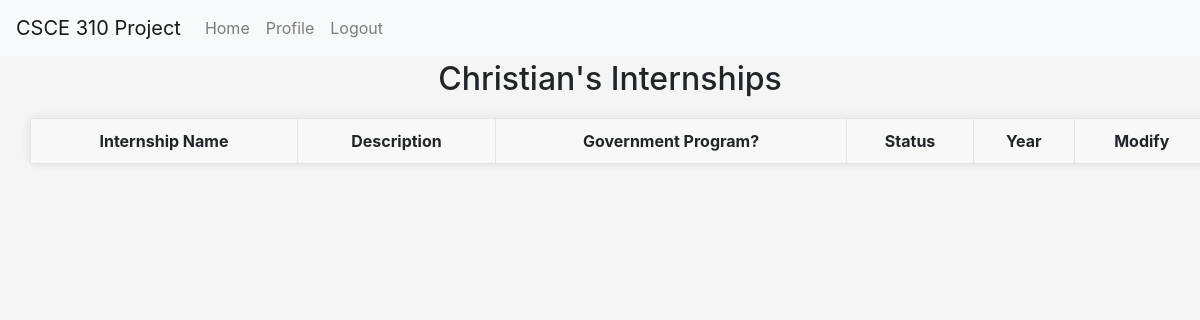
The page /internship/view_internships/1 (signed in) on the database as committed earlier.
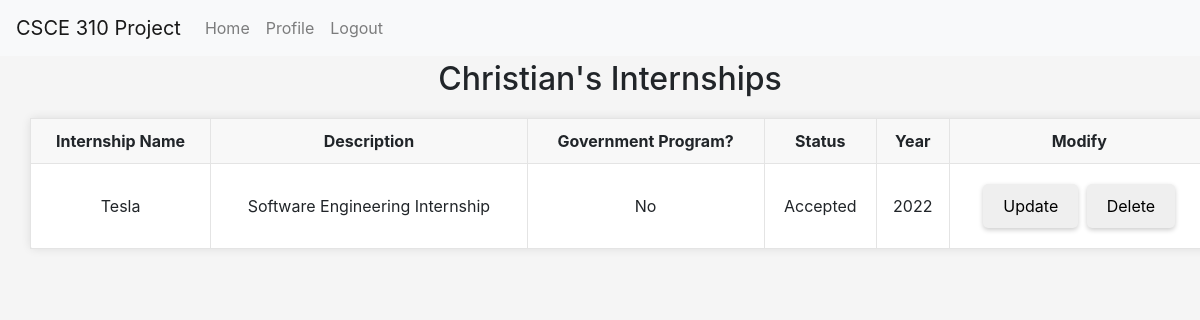
The same page on the database as committed later.
### tables this page shows
CREATE TABLE Intern_App (
                    IA_Num INTEGER PRIMARY KEY AUTOINCREMENT,
                    UIN INTEGER,
                    Intern_ID INTEGER,
                    Status VARCHAR, 
                    Year YEAR,
                    FOREIGN KEY(UIN) REFERENCES College_students(UIN),
                    FOREIGN KEY(Intern_ID) REFERENCES Internship(Intern_ID)
                    );

CREATE TABLE Internship (
                    Intern_ID INTEGER PRIMARY KEY AUTOINCREMENT,
                    Name VARCHAR,
                    Description VARCHAR,
                    Is_Gov BINARY
                    );

### routes/intern.py (the view)
@intern_bp.route('/view_internships/<int:UIN>', methods=['GET'])
@login_required
def view_internships(UIN):
    conn = get_db_connection()
    intern = get_all_interns_by_user(conn, UIN)
    name = conn.execute('SELECT First_Name FROM Users WHERE UIN=?', (UIN,)).fetchone()
    conn.close()
    return render_template('admin/view_internships.html', interns=intern, name=name['First_Name'])

### app.py (called while the page is built)
@login_manager.user_loader
def load_user(UIN):
    return User(UIN)

### db.py (called while the page is built)
def get_db_connection():
    conn = sqlite3.connect('database.db')
    conn.row_factory = sqlite3.Row
    return conn

### routes/intern.py (called while the page is built)
def get_all_interns_by_user(conn, UIN):
    return conn.execute('SELECT * FROM View_InternAppDetails where UIN = ?', (UIN,)).fetchall()

### templates/admin/view_internships.html (shortened to what this page needs)
<!DOCTYPE html>
<html lang="en">
<head>
  <link rel="stylesheet" href="https://stackpath.bootstrapcdn.com/bootstrap/4.3.1/css/bootstrap.min.css">
  <link rel="stylesheet" href="../../static/general.css">
  <link rel="stylesheet" href="../../static/admin_home.css">
</head>
<body>
    <nav class="navbar navbar-expand-lg navbar-light bg-light fixed-top">
      <a class="navbar-brand" href="#">CSCE 310 Project</a>
      <div class="collapse navbar-collapse" id="navbarNav">
          <ul class="navbar-nav">
              <li class="nav-item">
                  <a class="nav-link" href="/">Home</a>
              </li>
              <li class="nav-item">
                  <a class="nav-link" href="/profile">Profile</a>
              </li>
              <li class="nav-item">
                  <a class="nav-link" href="/logout">Logout</a>
              </li>
          </ul>
      </div>
  </nav>
  <h2>{{name}}'s Internships</h2>
  <table>
    <tr>
      <th>Internship Name</th>
      <th>Description</th>
      <th>Government Program?</th>
      <th>Status</th>
      <th>Year</th>
      <th>Modify</th>
    </tr>
    {% for intern in interns %}
        <tr>
          <td>{{ intern.Name }}</td>
          <td>{{ intern.Description }}</td>
          <td>{{ intern.is_gov }}</td>
          <td>{{ intern.status }}</td>
          <td>{{intern.year }}</td>
          <td>
            <a href="{{ url_for('intern_bp.update_intern_student', Intern_ID=intern.intern_ID, UIN=request.view_args['UIN']) }}">
              <button>Update</button>
            </a>
            <button onclick="deleteIntern({{intern.Intern_ID}}, {{request.view_args['UIN']|tojson}})">Delete</button>
          </td>
        </tr>
        {% endfor %}
  </table>
</body>
</html>

Rows that differ between the two databases and show on the page:
added Intern_App: Name "Tesla", Description "Software Engineering Internship", is_gov "No", status "Accepted", year "2022"
